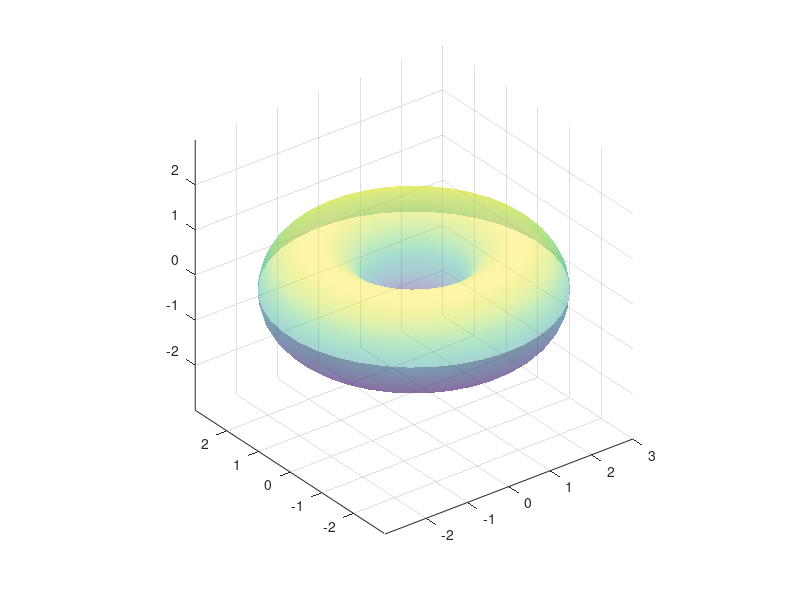

Source code (MATLAB):
close all
clc

% Vamos a dibujar un toro, esto es la figura que se origina al rotar una
% circunferencia a lo largo del eje y
%
% Para ello, primero vamos a definir una circunferencia de radio 1 y centro
% (2,0), es decir 
% x(t) = 2+cos(2*pi*t)
% y(t) = sin(2*pi*t)
% t \in [0,1]
t = linspace(0,1,40);
x=2+cos(2*pi*t);
y=sin(2*pi*t);
plot(x,y)
axis([-3.5,3.5,-1.5,1.5])
axis equal


disp('Pulsa INTRO para continuar')
pause

% Ahora hay que hacer que la curva anterior gire alrededor del eje Y
% Para ello, usamos un nuevo parametro s que va a representar el angulo de
% giro
s = linspace(0,2*pi,40);

% Para hacer un dibujo en tres dimensiones con Matlab, tenemos que mezclar
% evaluar en cada punto (t(i),s(j)). Para generar esa malla con todos esos
% puntos se usa el comando meshgrid
[T,S] = meshgrid(t,s);

% Ahora, evaluamos los puntos de la superficie del toro. La superficie de
% revolucion dada por una curva (x(t),y(t)) viene dada por:
%X = x(T)*cos(S);
%Y = x(T).*sin(S);
%Z = y(T);

X=(2+cos(2*pi*T)).*cos(S);
Y=(2+cos(2*pi*T)).*sin(S);
Z=sin(2*pi*T);

surf(X,Y,Z,'FaceAlpha', 0.4)
axis equal

disp('Pulsa INTRO para continuar')
pause

shading interp
